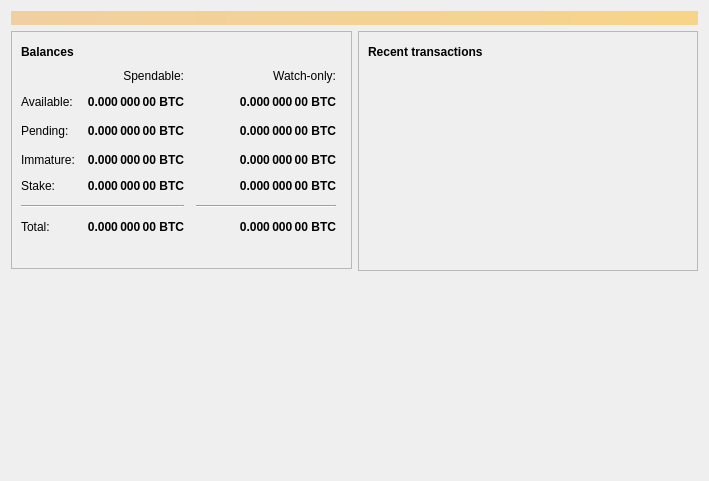
<?xml version="1.0" encoding="UTF-8"?>
<ui version="4.0">
 <class>OverviewPage</class>
 <widget class="QWidget" name="OverviewPage">
  <property name="geometry">
   <rect>
    <x>0</x>
    <y>0</y>
    <width>709</width>
    <height>481</height>
   </rect>
  </property>
  <property name="windowTitle">
   <string>Form</string>
  </property>
  <layout class="QVBoxLayout" name="topLayout">
   <item>
    <widget class="QLabel" name="labelAlerts">
     <property name="visible">
      <bool>false</bool>
     </property>
     <property name="styleSheet">
      <string notr="true">QLabel { background-color: qlineargradient(x1: 0, y1: 0, x2: 1, y2: 0, stop:0 #F0D0A0, stop:1 #F8D488); color:#000000; }</string>
     </property>
     <property name="wordWrap">
      <bool>true</bool>
     </property>
     <property name="margin">
      <number>3</number>
     </property>
     <property name="textInteractionFlags">
      <set>Qt::TextSelectableByMouse</set>
     </property>
    </widget>
   </item>
   <item>
    <layout class="QHBoxLayout" name="horizontalLayout" stretch="1,1">
     <item>
      <layout class="QVBoxLayout" name="verticalLayout_2">
       <item>
        <widget class="QFrame" name="frame">
         <property name="frameShape">
          <enum>QFrame::StyledPanel</enum>
         </property>
         <property name="frameShadow">
          <enum>QFrame::Raised</enum>
         </property>
         <layout class="QVBoxLayout" name="verticalLayout_4">
          <item>
           <layout class="QHBoxLayout" name="horizontalLayout_4">
            <item>
             <widget class="QLabel" name="label_5">
              <property name="font">
               <font>
                <weight>75</weight>
                <bold>true</bold>
               </font>
              </property>
              <property name="text">
               <string>Balances</string>
              </property>
             </widget>
            </item>
            <item>
             <widget class="QPushButton" name="labelWalletStatus">
              <property name="enabled">
               <bool>true</bool>
              </property>
              <property name="maximumSize">
               <size>
                <width>30</width>
                <height>16777215</height>
               </size>
              </property>
              <property name="toolTip">
               <string>The displayed information may be out of date. Your wallet automatically synchronizes with the Bitcoin network after a connection is established, but this process has not completed yet.</string>
              </property>
              <property name="text">
               <string/>
              </property>
              <property name="icon">
               <iconset resource="../bitcoin.qrc">
                <normaloff>:/icons/warning</normaloff>
                <disabledoff>:/icons/warning</disabledoff>:/icons/warning</iconset>
              </property>
              <property name="iconSize">
               <size>
                <width>24</width>
                <height>24</height>
               </size>
              </property>
              <property name="flat">
               <bool>true</bool>
              </property>
             </widget>
            </item>
            <item>
             <spacer name="horizontalSpacer_3">
              <property name="orientation">
               <enum>Qt::Horizontal</enum>
              </property>
              <property name="sizeHint" stdset="0">
               <size>
                <width>40</width>
                <height>20</height>
               </size>
              </property>
             </spacer>
            </item>
           </layout>
          </item>
          <item>
           <layout class="QGridLayout" name="gridLayout">
            <property name="spacing">
             <number>12</number>
            </property>
            <item row="2" column="2">
             <widget class="QLabel" name="labelWatchPending">
              <property name="font">
               <font>
                <weight>75</weight>
                <bold>true</bold>
               </font>
              </property>
              <property name="cursor">
               <cursorShape>IBeamCursor</cursorShape>
              </property>
              <property name="toolTip">
               <string>Unconfirmed transactions to watch-only addresses</string>
              </property>
              <property name="text">
               <string notr="true">0.000 000 00 BTC</string>
              </property>
              <property name="alignment">
               <set>Qt::AlignRight|Qt::AlignTrailing|Qt::AlignVCenter</set>
              </property>
              <property name="textInteractionFlags">
               <set>Qt::LinksAccessibleByMouse|Qt::TextSelectableByKeyboard|Qt::TextSelectableByMouse</set>
              </property>
             </widget>
            </item>
            <item row="2" column="1">
             <widget class="QLabel" name="labelUnconfirmed">
              <property name="font">
               <font>
                <weight>75</weight>
                <bold>true</bold>
               </font>
              </property>
              <property name="cursor">
               <cursorShape>IBeamCursor</cursorShape>
              </property>
              <property name="toolTip">
               <string>Total of transactions that have yet to be confirmed, and do not yet count toward the spendable balance</string>
              </property>
              <property name="text">
               <string notr="true">0.000 000 00 BTC</string>
              </property>
              <property name="alignment">
               <set>Qt::AlignRight|Qt::AlignTrailing|Qt::AlignVCenter</set>
              </property>
              <property name="textInteractionFlags">
               <set>Qt::LinksAccessibleByMouse|Qt::TextSelectableByKeyboard|Qt::TextSelectableByMouse</set>
              </property>
             </widget>
            </item>
            <item row="3" column="2">
             <widget class="QLabel" name="labelWatchImmature">
              <property name="font">
               <font>
                <weight>75</weight>
                <bold>true</bold>
               </font>
              </property>
              <property name="cursor">
               <cursorShape>IBeamCursor</cursorShape>
              </property>
              <property name="toolTip">
               <string>Mined balance in watch-only addresses that has not yet matured</string>
              </property>
              <property name="text">
               <string notr="true">0.000 000 00 BTC</string>
              </property>
              <property name="alignment">
               <set>Qt::AlignRight|Qt::AlignTrailing|Qt::AlignVCenter</set>
              </property>
              <property name="textInteractionFlags">
               <set>Qt::LinksAccessibleByMouse|Qt::TextSelectableByKeyboard|Qt::TextSelectableByMouse</set>
              </property>
             </widget>
            </item>
            <item row="5" column="0" colspan="2">
             <widget class="Line" name="line">
              <property name="orientation">
               <enum>Qt::Horizontal</enum>
              </property>
             </widget>
            </item>
            <item row="5" column="2">
             <widget class="Line" name="lineWatchBalance">
              <property name="sizePolicy">
               <sizepolicy hsizetype="Preferred" vsizetype="Fixed">
                <horstretch>0</horstretch>
                <verstretch>0</verstretch>
               </sizepolicy>
              </property>
              <property name="minimumSize">
               <size>
                <width>140</width>
                <height>0</height>
               </size>
              </property>
              <property name="orientation">
               <enum>Qt::Horizontal</enum>
              </property>
             </widget>
            </item>
            <item row="6" column="0">
             <widget class="QLabel" name="labelTotalText">
              <property name="text">
               <string>Total:</string>
              </property>
             </widget>
            </item>
            <item row="3" column="1">
             <widget class="QLabel" name="labelImmature">
              <property name="font">
               <font>
                <weight>75</weight>
                <bold>true</bold>
               </font>
              </property>
              <property name="cursor">
               <cursorShape>IBeamCursor</cursorShape>
              </property>
              <property name="toolTip">
               <string>Mined balance that has not yet matured</string>
              </property>
              <property name="text">
               <string notr="true">0.000 000 00 BTC</string>
              </property>
              <property name="alignment">
               <set>Qt::AlignRight|Qt::AlignTrailing|Qt::AlignVCenter</set>
              </property>
              <property name="textInteractionFlags">
               <set>Qt::LinksAccessibleByMouse|Qt::TextSelectableByKeyboard|Qt::TextSelectableByMouse</set>
              </property>
             </widget>
            </item>
            <item row="2" column="3">
             <spacer name="horizontalSpacer_2">
              <property name="orientation">
               <enum>Qt::Horizontal</enum>
              </property>
              <property name="sizeHint" stdset="0">
               <size>
                <width>40</width>
                <height>20</height>
               </size>
              </property>
             </spacer>
            </item>
            <item row="3" column="0">
             <widget class="QLabel" name="labelImmatureText">
              <property name="text">
               <string>Immature:</string>
              </property>
             </widget>
            </item>
            <item row="6" column="1">
             <widget class="QLabel" name="labelTotal">
              <property name="font">
               <font>
                <weight>75</weight>
                <bold>true</bold>
               </font>
              </property>
              <property name="cursor">
               <cursorShape>IBeamCursor</cursorShape>
              </property>
              <property name="toolTip">
               <string>Your current total balance</string>
              </property>
              <property name="text">
               <string notr="true">0.000 000 00 BTC</string>
              </property>
              <property name="alignment">
               <set>Qt::AlignRight|Qt::AlignTrailing|Qt::AlignVCenter</set>
              </property>
              <property name="textInteractionFlags">
               <set>Qt::LinksAccessibleByMouse|Qt::TextSelectableByKeyboard|Qt::TextSelectableByMouse</set>
              </property>
             </widget>
            </item>
            <item row="6" column="2">
             <widget class="QLabel" name="labelWatchTotal">
              <property name="font">
               <font>
                <weight>75</weight>
                <bold>true</bold>
               </font>
              </property>
              <property name="cursor">
               <cursorShape>IBeamCursor</cursorShape>
              </property>
              <property name="toolTip">
               <string>Current total balance in watch-only addresses</string>
              </property>
              <property name="text">
               <string notr="true">0.000 000 00 BTC</string>
              </property>
              <property name="alignment">
               <set>Qt::AlignRight|Qt::AlignTrailing|Qt::AlignVCenter</set>
              </property>
              <property name="textInteractionFlags">
               <set>Qt::LinksAccessibleByMouse|Qt::TextSelectableByKeyboard|Qt::TextSelectableByMouse</set>
              </property>
             </widget>
            </item>
            <item row="0" column="2">
             <widget class="QLabel" name="labelWatchonly">
              <property name="text">
               <string>Watch-only:</string>
              </property>
              <property name="alignment">
               <set>Qt::AlignRight|Qt::AlignTrailing|Qt::AlignVCenter</set>
              </property>
             </widget>
            </item>
            <item row="1" column="0">
             <widget class="QLabel" name="labelBalanceText">
              <property name="text">
               <string>Available:</string>
              </property>
             </widget>
            </item>
            <item row="1" column="1">
             <widget class="QLabel" name="labelBalance">
              <property name="font">
               <font>
                <weight>75</weight>
                <bold>true</bold>
               </font>
              </property>
              <property name="cursor">
               <cursorShape>IBeamCursor</cursorShape>
              </property>
              <property name="toolTip">
               <string>Your current spendable balance</string>
              </property>
              <property name="text">
               <string notr="true">0.000 000 00 BTC</string>
              </property>
              <property name="alignment">
               <set>Qt::AlignRight|Qt::AlignTrailing|Qt::AlignVCenter</set>
              </property>
              <property name="textInteractionFlags">
               <set>Qt::LinksAccessibleByMouse|Qt::TextSelectableByKeyboard|Qt::TextSelectableByMouse</set>
              </property>
             </widget>
            </item>
            <item row="1" column="2">
             <widget class="QLabel" name="labelWatchAvailable">
              <property name="font">
               <font>
                <weight>75</weight>
                <bold>true</bold>
               </font>
              </property>
              <property name="cursor">
               <cursorShape>IBeamCursor</cursorShape>
              </property>
              <property name="toolTip">
               <string>Your current balance in watch-only addresses</string>
              </property>
              <property name="text">
               <string notr="true">0.000 000 00 BTC</string>
              </property>
              <property name="alignment">
               <set>Qt::AlignRight|Qt::AlignTrailing|Qt::AlignVCenter</set>
              </property>
              <property name="textInteractionFlags">
               <set>Qt::LinksAccessibleByMouse|Qt::TextSelectableByKeyboard|Qt::TextSelectableByMouse</set>
              </property>
             </widget>
            </item>
            <item row="2" column="0">
             <widget class="QLabel" name="labelPendingText">
              <property name="text">
               <string>Pending:</string>
              </property>
             </widget>
            </item>
            <item row="0" column="1">
             <widget class="QLabel" name="labelSpendable">
              <property name="text">
               <string>Spendable:</string>
              </property>
              <property name="alignment">
               <set>Qt::AlignRight|Qt::AlignTrailing|Qt::AlignVCenter</set>
              </property>
             </widget>
            </item>
            <item row="4" column="0">
             <widget class="QLabel" name="labelStakeText">
              <property name="text">
               <string>Stake:</string>
              </property>
             </widget>
            </item>
            <item row="4" column="1">
             <widget class="QLabel" name="labelStake">
              <property name="font">
               <font>
                <weight>75</weight>
                <bold>true</bold>
               </font>
              </property>
              <property name="text">
               <string>0.000 000 00 BTC</string>
              </property>
              <property name="alignment">
               <set>Qt::AlignRight|Qt::AlignTrailing|Qt::AlignVCenter</set>
              </property>
              <property name="textInteractionFlags">
               <set>Qt::LinksAccessibleByMouse|Qt::TextSelectableByKeyboard|Qt::TextSelectableByMouse</set>
              </property>
             </widget>
            </item>
            <item row="4" column="2">
             <widget class="QLabel" name="labelWatchStake">
              <property name="font">
               <font>
                <weight>75</weight>
                <bold>true</bold>
               </font>
              </property>
              <property name="text">
               <string>0.000 000 00 BTC</string>
              </property>
              <property name="alignment">
               <set>Qt::AlignRight|Qt::AlignTrailing|Qt::AlignVCenter</set>
              </property>
              <property name="textInteractionFlags">
               <set>Qt::LinksAccessibleByMouse|Qt::TextSelectableByKeyboard|Qt::TextSelectableByMouse</set>
              </property>
             </widget>
            </item>
            <item row="2" column="3">
             <spacer name="horizontalSpacer_21">
              <property name="orientation">
               <enum>Qt::Horizontal</enum>
              </property>
              <property name="sizeHint" stdset="0">
               <size>
                <width>40</width>
                <height>20</height>
               </size>
              </property>
             </spacer>
            </item>
           </layout>
          </item>
          <item>
           <spacer name="verticalSpacer_3">
            <property name="orientation">
             <enum>Qt::Vertical</enum>
            </property>
            <property name="sizeType">
             <enum>QSizePolicy::Fixed</enum>
            </property>
            <property name="sizeHint" stdset="0">
             <size>
              <width>20</width>
              <height>25</height>
             </size>
            </property>
           </spacer>
          </item>
         </layout>
        </widget>
       </item>
       <item>
        <spacer name="verticalSpacer">
         <property name="orientation">
          <enum>Qt::Vertical</enum>
         </property>
         <property name="sizeHint" stdset="0">
          <size>
           <width>20</width>
           <height>40</height>
          </size>
         </property>
        </spacer>
       </item>
       <item>
        <widget class="QLabel" name="labelBgCoin">
         <property name="sizePolicy">
          <sizepolicy hsizetype="Preferred" vsizetype="Preferred">
           <horstretch>0</horstretch>
           <verstretch>0</verstretch>
          </sizepolicy>
         </property>
         <property name="text">
          <string/>
         </property>
         <property name="pixmap">
          <pixmap resource="../bitcoin.qrc">:/images/wallet_bgcoin</pixmap>
         </property>
         <property name="scaledContents">
          <bool>false</bool>
         </property>
         <property name="alignment">
          <set>Qt::AlignBottom|Qt::AlignHCenter</set>
         </property>
         <property name="wordWrap">
          <bool>false</bool>
         </property>
         <property name="margin">
          <number>0</number>
         </property>
         <property name="indent">
          <number>0</number>
         </property>
         <property name="openExternalLinks">
          <bool>false</bool>
         </property>
        </widget>
       </item>
      </layout>
     </item>
     <item>
      <layout class="QVBoxLayout" name="verticalLayout_3">
       <item>
        <widget class="QFrame" name="frame_2">
         <property name="frameShape">
          <enum>QFrame::StyledPanel</enum>
         </property>
         <property name="frameShadow">
          <enum>QFrame::Raised</enum>
         </property>
         <layout class="QVBoxLayout" name="verticalLayout">
          <item>
           <layout class="QHBoxLayout" name="horizontalLayout_2">
            <item>
             <widget class="QLabel" name="label_4">
              <property name="font">
               <font>
                <weight>75</weight>
                <bold>true</bold>
               </font>
              </property>
              <property name="text">
               <string>Recent transactions</string>
              </property>
             </widget>
            </item>
            <item>
             <widget class="QPushButton" name="labelTransactionsStatus">
              <property name="enabled">
               <bool>true</bool>
              </property>
              <property name="maximumSize">
               <size>
                <width>30</width>
                <height>16777215</height>
               </size>
              </property>
              <property name="toolTip">
               <string>The displayed information may be out of date. Your wallet automatically synchronizes with the Bitcoin network after a connection is established, but this process has not completed yet.</string>
              </property>
              <property name="text">
               <string/>
              </property>
              <property name="icon">
               <iconset resource="../bitcoin.qrc">
                <normaloff>:/icons/warning</normaloff>
                <disabledoff>:/icons/warning</disabledoff>:/icons/warning</iconset>
              </property>
              <property name="iconSize">
               <size>
                <width>24</width>
                <height>24</height>
               </size>
              </property>
              <property name="flat">
               <bool>true</bool>
              </property>
             </widget>
            </item>
            <item>
             <spacer name="horizontalSpacer">
              <property name="orientation">
               <enum>Qt::Horizontal</enum>
              </property>
              <property name="sizeHint" stdset="0">
               <size>
                <width>40</width>
                <height>20</height>
               </size>
              </property>
             </spacer>
            </item>
           </layout>
          </item>
          <item>
           <widget class="QListView" name="listTransactions">
            <property name="styleSheet">
             <string notr="true">QListView { background: transparent; }</string>
            </property>
            <property name="frameShape">
             <enum>QFrame::NoFrame</enum>
            </property>
            <property name="verticalScrollBarPolicy">
             <enum>Qt::ScrollBarAlwaysOff</enum>
            </property>
            <property name="horizontalScrollBarPolicy">
             <enum>Qt::ScrollBarAlwaysOff</enum>
            </property>
            <property name="selectionMode">
             <enum>QAbstractItemView::NoSelection</enum>
            </property>
           </widget>
          </item>
         </layout>
        </widget>
       </item>
       <item>
        <spacer name="verticalSpacer_2">
         <property name="orientation">
          <enum>Qt::Vertical</enum>
         </property>
         <property name="sizeHint" stdset="0">
          <size>
           <width>20</width>
           <height>40</height>
          </size>
         </property>
        </spacer>
       </item>
       <item>
        <widget class="QLabel" name="labelBanner">
         <property name="sizePolicy">
          <sizepolicy hsizetype="Preferred" vsizetype="Preferred">
           <horstretch>0</horstretch>
           <verstretch>0</verstretch>
          </sizepolicy>
         </property>
         <property name="cursor">
          <cursorShape>ArrowCursor</cursorShape>
         </property>
         <property name="text">
          <string/>
         </property>
         <property name="pixmap">
          <pixmap resource="../bitcoin.qrc">:/images/banner</pixmap>
         </property>
         <property name="scaledContents">
          <bool>false</bool>
         </property>
         <property name="alignment">
          <set>Qt::AlignBottom|Qt::AlignHCenter</set>
         </property>
         <property name="wordWrap">
          <bool>false</bool>
         </property>
         <property name="margin">
          <number>0</number>
         </property>
         <property name="indent">
          <number>0</number>
         </property>
        </widget>
       </item>
      </layout>
     </item>
    </layout>
   </item>
  </layout>
 </widget>
 <resources>
  <include location="../bitcoin.qrc"/>
 </resources>
 <connections/>
</ui>
